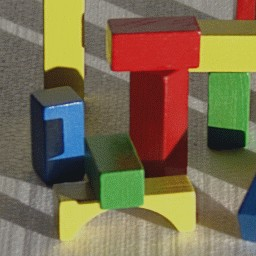
//> input picture blocks_color.jpg, 256 x 256 px
$ ./3   (built with g++ and OpenCV 4)
//> lines starting //> are read from the running program, lines starting //| are printed output that depends on the picture
#include <opencv2/opencv.hpp>
#include <iostream>
using namespace cv;
using namespace std;

#define thresholdValue 60

int main() {

	Mat src = imread("D:\\OneDrive - kyonggi.ac.kr\\2020-1\\멀티미디어처리기술\\6주 과제\\blocks_color.jpg");
//> src is the input picture: 256 rows x 256 cols, CV_8UC3; mean B, G, R 78.4, 106.9, 121.1
	imshow("src", src);
	cvtColor(src, src, COLOR_RGBA2GRAY, 0);
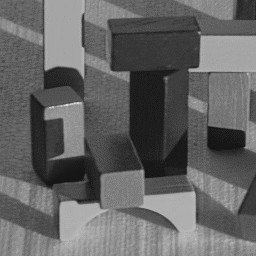
//> src: 256 rows x 256 cols, CV_8UC1; min 13, max 222, mean 100

	Mat dst;
	Canny(src, dst, 50, 150, 3);
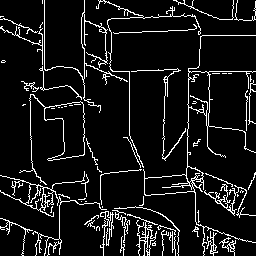
//> dst: 256 rows x 256 cols, CV_8UC1; 8.9% white in thin lines or dots
	imshow("dst", dst);
	// Copy edges to the images that will display the results in BGR
	Mat cdst;
	cvtColor(src, cdst, COLOR_GRAY2BGR);
	Mat cdstP = cdst.clone();
	// Standard Hough Line Transform
	vector<Vec2f> lines; // will hold the results of the detection
	HoughLines(dst, lines, 1, CV_PI / 180, thresholdValue, 0, 0); // runs the actual detection
//> lines = 81 lines (rho, theta), first 12: [84, 0], [44, 0], [71, 1.57], [67, 1.59], [165, 1.88], [22, 1.54], [85, 0.02], [-40, 3.11], [190, 0.02], [207, 1.48], [129, 0], [166, 0.02]
	// Draw the lines
	for (size_t i = 0; i < lines.size(); i++)
	{
		float rho = lines[i][0], theta = lines[i][1];
		Point pt1, pt2;
		double a = cos(theta), b = sin(theta);
		double x0 = a * rho, y0 = b * rho;
		pt1.x = cvRound(x0 + 1000 * (-b));
		pt1.y = cvRound(y0 + 1000 * (a));
		pt2.x = cvRound(x0 - 1000 * (-b));
		pt2.y = cvRound(y0 - 1000 * (a));
		line(cdst, pt1, pt2, Scalar(0, 0, 255), 3, LINE_AA);
	}
//> this loop made 81 passes
//> (rho, theta, a, b, x0, y0) on passes 1 to 12: (84, 0, 1, 0, 84, 0), (44, 0, 1, 0, 44, 0), (71, 1.57, -4.37e-08, 1, -3.1e-06, 71), (67, 1.59, -0.0175, 1, -1.17, 66.99), (165, 1.88, -0.309, 0.951, -50.99, 156.9), (22, 1.54, 0.0349, 0.999, 0.768, 21.99), (85, 0.0175, 1, 0.0175, 84.99, 1.48), (-40, 3.11, -0.999, 0.0349, 39.98, -1.4), (190, 0.0175, 1, 0.0175, 190, 3.32), (207, 1.48, 0.0872, 0.996, 18.04, 206.2), (129, 0, 1, 0, 129, 0), (166, 0.0175, 1, 0.0175, 166, 2.9)
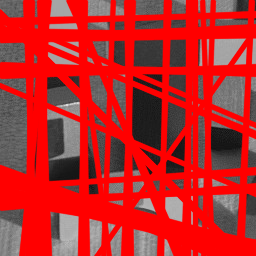
//> cdst: 256 rows x 256 cols, CV_8UC3; mean B, G, R 39.4, 39.4, 189.1
	// Probabilistic Line Transform
	vector<Vec4i> linesP; // will hold the results of the detection
	HoughLinesP(dst, linesP, 1, CV_PI / 180, thresholdValue, 50, 10); // runs the actual detection
//> linesP = 20 lines (x1, y1, x2, y2), first 8: [84, 100, 84, 0], [44, 69, 44, 0], [41, 24, 43, 90], [79, 199, 179, 231], [111, 18, 194, 15], [173, 71, 255, 71], [164, 123, 165, 69], [187, 191, 189, 68]
	// Draw the lines
	for (size_t i = 0; i < linesP.size(); i++)
	{
		Vec4i l = linesP[i];
		line(cdstP, Point(l[0], l[1]), Point(l[2], l[3]), Scalar(0, 0, 255), 3, LINE_AA);
	}
//> this loop made 20 passes
//> l on passes 1 to 12: [84, 100, 84, 0], [44, 69, 44, 0], [41, 24, 43, 90], [79, 199, 179, 231], [111, 18, 194, 15], [173, 71, 255, 71], [164, 123, 165, 69], [187, 191, 189, 68], [129, 141, 129, 72], [145, 195, 205, 190], [0, 175, 53, 190], [245, 148, 248, 73]
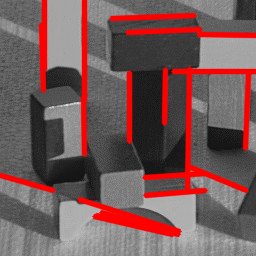
//> cdstP: 256 rows x 256 cols, CV_8UC3; mean B, G, R 88.5, 88.5, 117
	// Show results
	imshow("Source", src);
	imshow("Detected Lines (in red) - Standard Hough Line Transform", cdst);
	imshow("Detected Lines (in red) - Probabilistic Line Transform", cdstP);
	// Wait and Exit
	waitKey();
	return 0;
}
